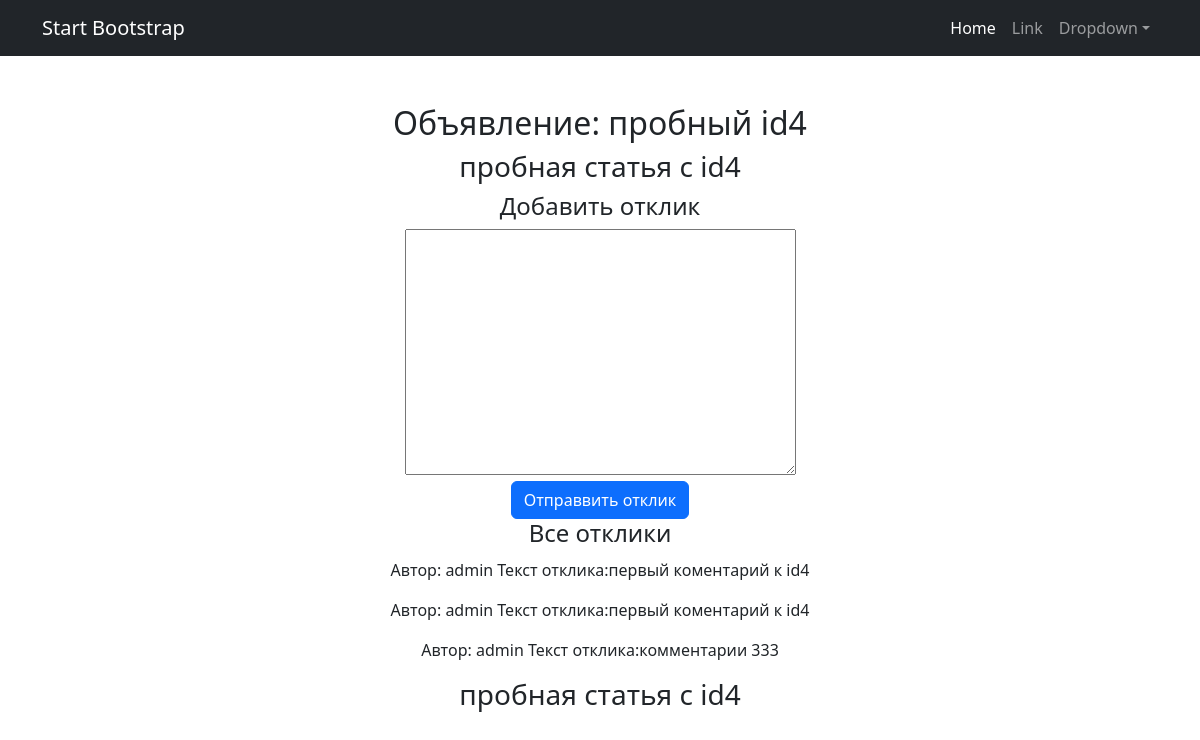
The app's page /board/post/4/ (signed in), older data.
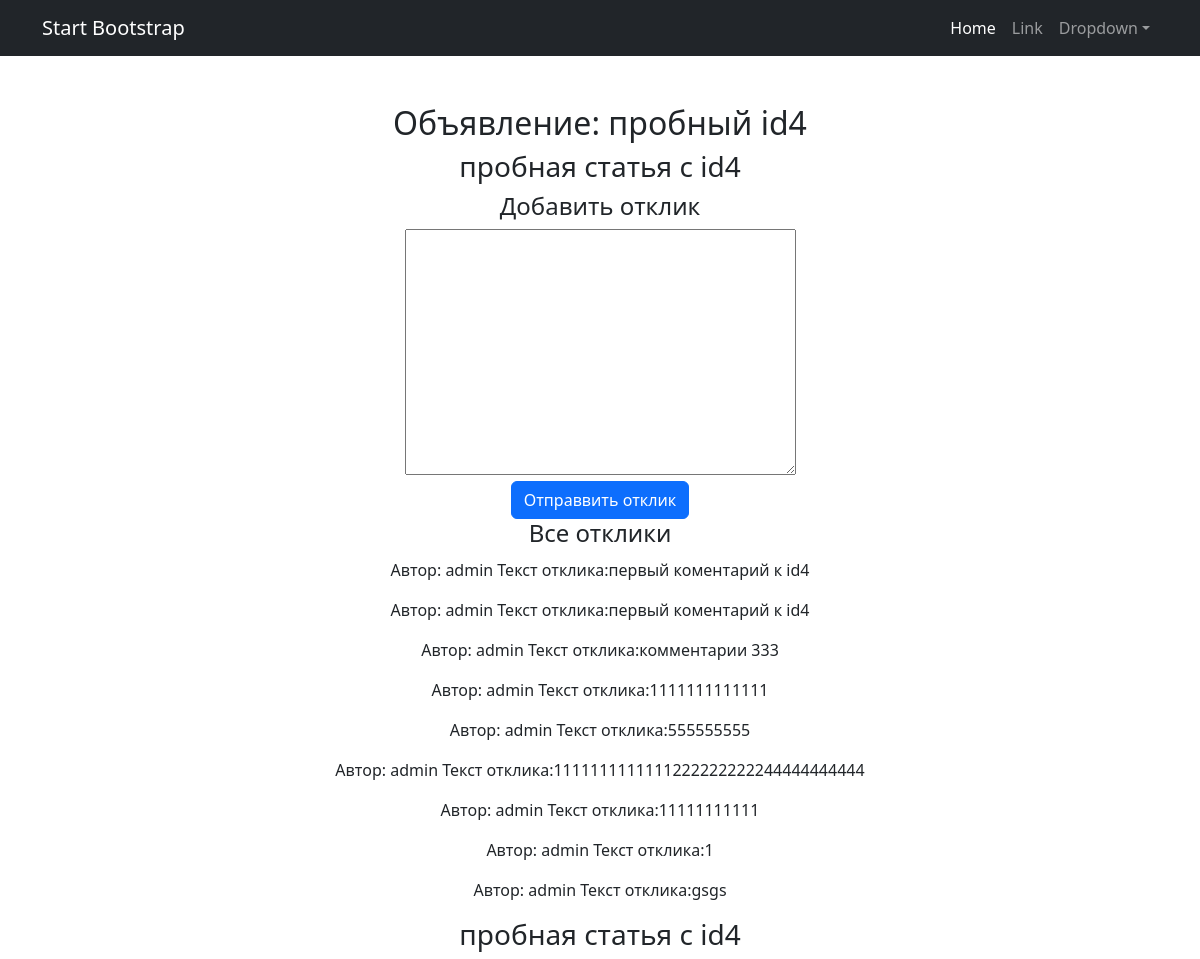
The same page, newer data.
### Bullboard/models.py (models this page shows, shortened)
class Post(models.Model):
    author = models.ForeignKey(User, on_delete=models.CASCADE)# Автор
    title = models.CharField(max_length=255)# Заголовок объявления
    text = models.TextField()# Текст объявления
    created = models.DateTimeField(auto_now_add=True)# Дата создания
    category = models.ForeignKey('Category', on_delete=models.CASCADE)# Категория
    upload = models.FileField(upload_to='uploads/%Y/%m/%d/', blank=True, default=None, null=True, verbose_name='upload')# Вложения

class Comment(models.Model):
    author = models.ForeignKey(User, on_delete=models.CASCADE)
    post = models.ForeignKey(Post, on_delete=models.CASCADE)
    text = models.TextField()
    created = models.DateTimeField(auto_now_add=True)

class User(AbstractUser):
    code = models.CharField(max_length=120, null=True, blank=True)
    def __str__(self):
        return self.username

### Bullboard/views.py (the view)
# urls.py: path('post/<int:pk>/', PostDetail.as_view(), name='post_detail'),
class PostDetail(LoginRequiredMixin, DetailView):
    raise_exception = True
    model = Post
    template_name = 'post_detail.html'
    context_object_name = 'post'
    def get_context_data(self, **kwargs):
        context = super().get_context_data(**kwargs)
        context['replay_form'] = CommentForms()
        return context
    def post(self, request, *args, **kwargs):
        post = self.get_object()
        form = CommentForms(request.POST)
        if form.is_valid():
            replay = form.save(commit=False)
            replay.post = post
            replay.author = request.user
            replay.save()
            return redirect('post_detail', pk=post.pk)

### Bullboard/forms.py
class CommentForms(forms.ModelForm):
    class Meta:
        model = Comment
        fields = ['text']
        labels = {'author': 'Автор', 'post': 'Коментарий', 'text': 'Содержание коментария'}

### templates/post_detail.html (shortened to what this page needs)
{% extends 'flatpages/default.html' %}
{% block content %}
<h2>Объявление: {{post.title}}</h2>
<h3>{{ post.text }}</h3>
{% if user.is_authenticated %}
<h4>Добавить отклик</h4>
    <form method="post" style="...">
            <div style="...">
                {{ replay_form.text }}
            </div>
            <button type="submit" class="btn btn-primary">Отправвить отклик</button>
    </form>
{% else %}
    <p>Авторизуйтесь, чтобы оставить отклик</p>
    <a  class="btn btn_primary", href="{% url 'profile' %}">Войти</a>
{% endif %}
{% if post.comment_set.all %}
<h4>Все отклики</h4>
    {% for reply in post.comment_set.all %}
        <div style="margin-top: 10px">
            <p> Автор: {{ reply.author}}   Текст отклика:{{ reply.text}}</p>
        </div>
    {% endfor %}
{% endif %}
<h3>{{ post.text }}</h3>
{% endblock content %}

### templates/flatpages/default.html (shortened to what this page needs)
<!DOCTYPE html>
<html lang="en">
    <head>
        {% load static %}
        <link href="{% static 'css/styles.css' %}" rel="stylesheet" />
    </head>
    <body>
        <nav class="navbar navbar-expand-lg navbar-dark bg-dark">
            <div class="container">
                <a class="navbar-brand" href="#">Start Bootstrap</a>
                <div class="collapse navbar-collapse" id="navbarSupportedContent">
                    <ul class="navbar-nav ms-auto mb-2 mb-lg-0">
                        <li class="nav-item"><a class="nav-link active" aria-current="page" href="#">Home</a></li>
                        <li class="nav-item"><a class="nav-link" href="#">Link</a></li>
                        <li class="nav-item dropdown">
                            <a class="nav-link dropdown-toggle" id="navbarDropdown" href="#" role="button" data-bs-toggle="dropdown" aria-expanded="false">Dropdown</a>
                        </li>
                    </ul>
                </div>
            </div>
        </nav>
        <div class="container">
            <div class="text-center mt-5">
                {% block content %}
                {% endblock content %}
            </div>
        </div>
    </body>
</html>

Row changes from the older to the newer data that the page shows:
added Comment: author "admin", text "1111111111111"
added Comment: author "admin", text "555555555"
added Comment: author "admin", text "1111111111111222222222244444444444"
added Comment: author "admin", text "11111111111"
added Comment: author "admin", text "1"
added Comment: author "admin", text "gsgs"
